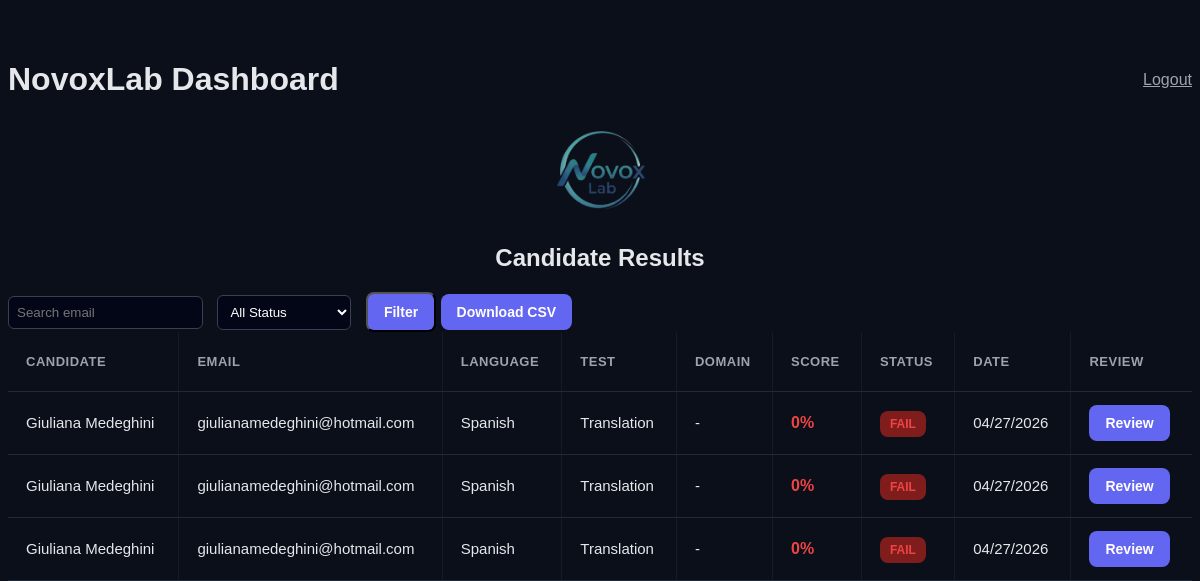
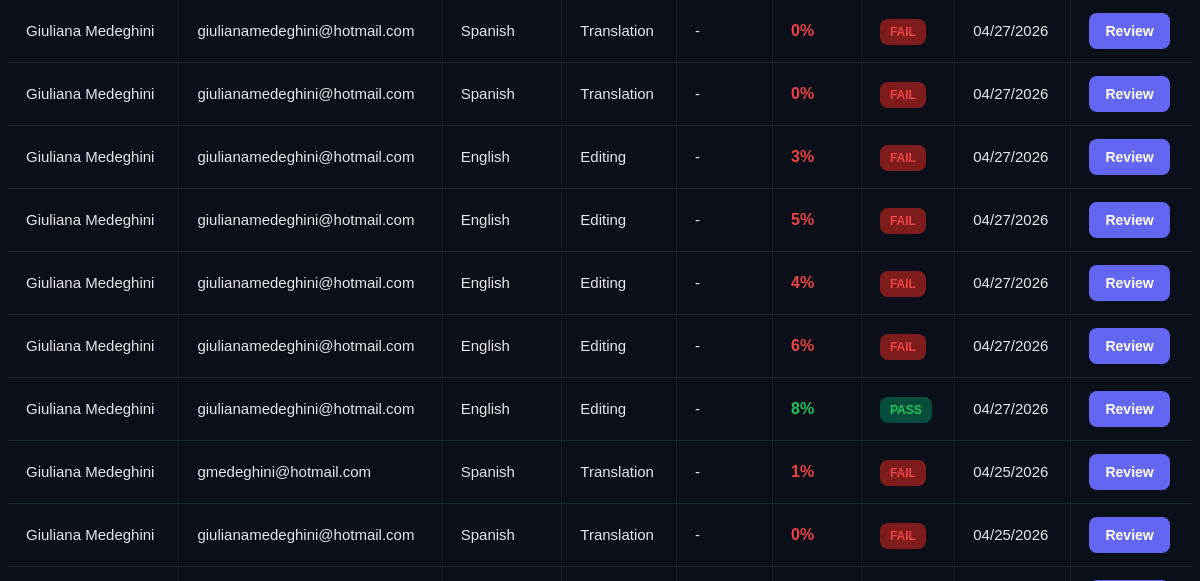
Page /dashboard (signed in, upper part) on the earlier database version (2 pictures, top to bottom).
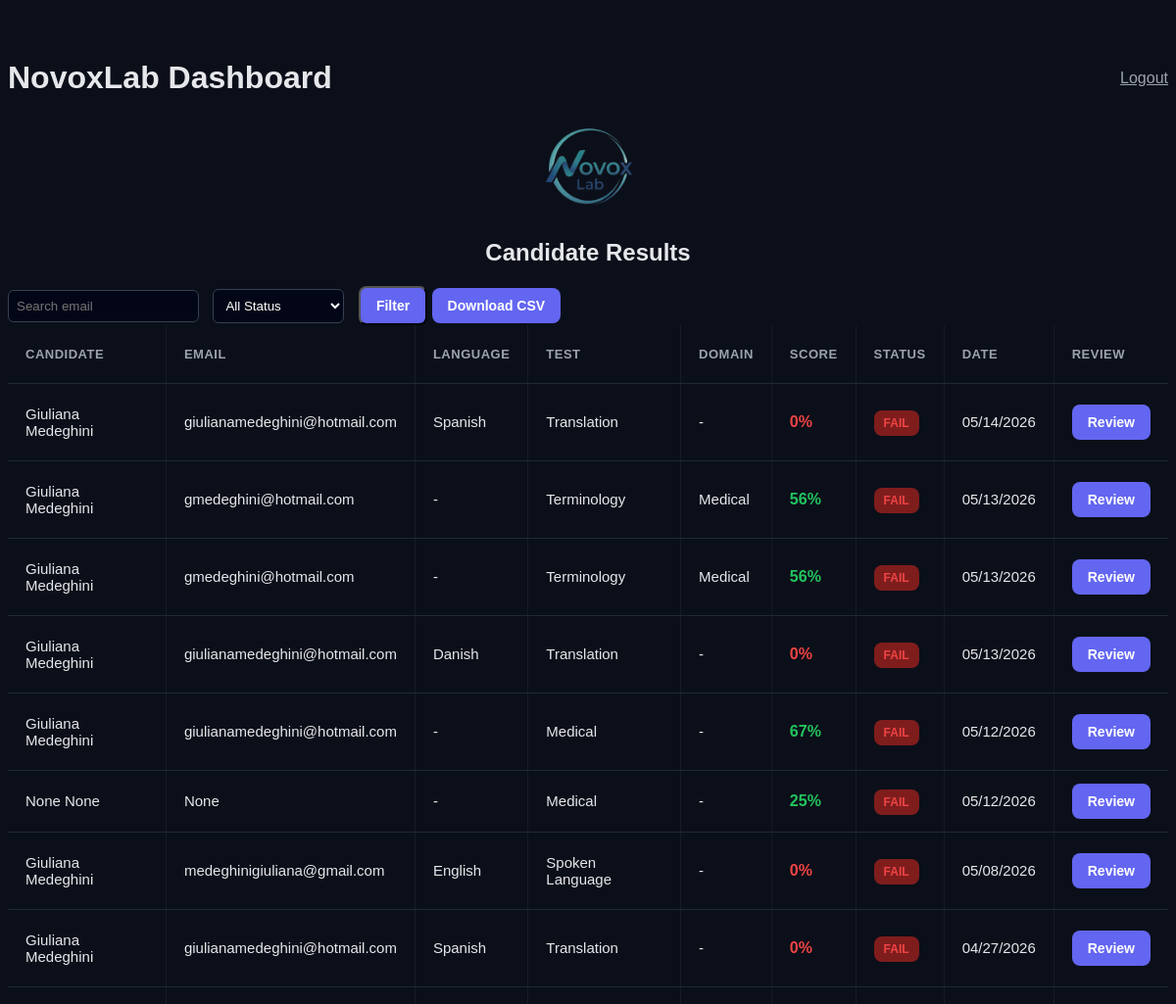
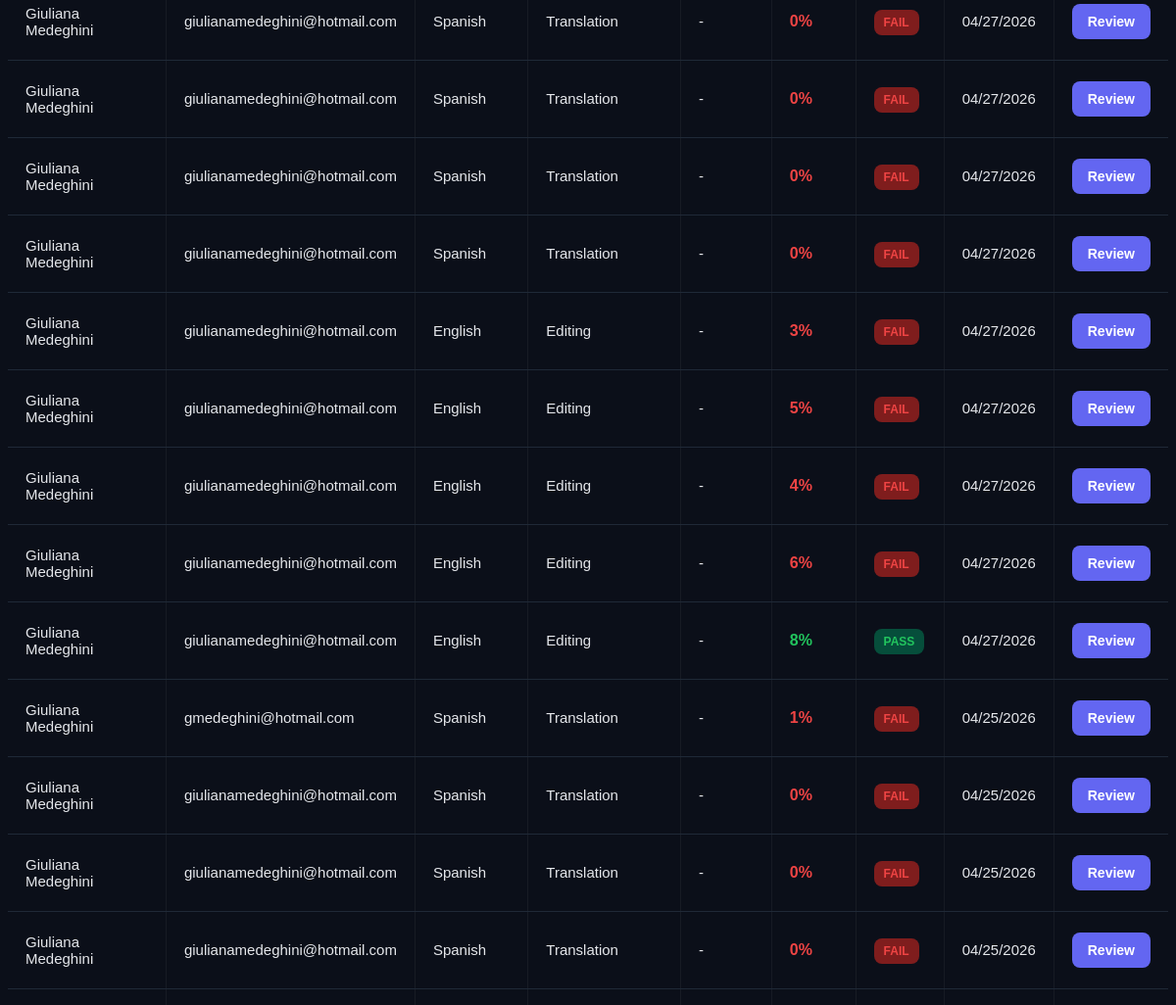
Same page on the later database version (2 pictures, top to bottom).
### tables this page shows
CREATE TABLE results (
        id INTEGER PRIMARY KEY AUTOINCREMENT,
        first_name TEXT,
        last_name TEXT,
        email TEXT,
        test_type TEXT,
        language TEXT,
        answer TEXT,

        translation_score TEXT,
        interpretation_score TEXT,
        status TEXT,

        audio1 TEXT,
        audio2 TEXT,
        audio3 TEXT,
        audio4 TEXT,

        transcription1 TEXT,
        transcription2 TEXT,
        transcription3 TEXT,
        transcription4 TEXT,

        created_at TEXT
    , editing_score TEXT, final_score REAL, post_edit_score TEXT, gleu_score REAL, bleu_score REAL, ter_score REAL, ai_component REAL, bleu_component REAL, ter_component REAL, t1_en TEXT, t2_en TEXT, t3_en TEXT, t4_en TEXT, flag TEXT, step1_original TEXT, step2_original TEXT, step1_answer TEXT, step2_answer TEXT, rev_transcription1 TEXT, rev_transcription2 TEXT, rev_transcription3 TEXT, rev_transcription4 TEXT, domain TEXT, terminology_results TEXT);

### app.py (the view)
@app.route("/dashboard")
def dashboard():
    try:
        if not session.get("logged_in"):
            return redirect(url_for("login"))
        conn = sqlite3.connect(DB_PATH)
        conn.row_factory = sqlite3.Row
        c = conn.cursor()
        search = request.args.get("search", "")
        status_filter = request.args.get("status", "")
        query = "SELECT * FROM results WHERE 1=1"
        params = []
        if search:
            query += " AND email LIKE ?"
            params.append(f"%{search}%")
        if status_filter:
            query += " AND status = ?"
            params.append(status_filter)
        query += " ORDER BY created_at DESC"
        c.execute(query, params)
        results = c.fetchall()
        conn.close()
        return render_template("dashboard.html", results=results)
    except Exception as e:
        return str(e)

### templates/dashboard.html (shortened to what this page needs)
<!DOCTYPE html>
<html>
<head>
</head>
<body>
<div class="container">
<div style="display:flex; justify-content:space-between; align-items:center;">
    <h1>NovoxLab Dashboard</h1>
    <a href="/logout" style="color:#9ca3af;">Logout</a>
</div>
<div style="text-align:center; margin-bottom:20px;">
  <img src="{{ url_for('static', filename='images/logo.png') }}" style="height:100px;">
  <h2>Candidate Results</h2>
</div>
<form method="GET">
  <input type="text" name="search" placeholder="Search email" value="{{ request.args.get('search', '') }}">
 <select name="status">
  <option value="">All Status</option>
 </select>
  <button class="button">Filter</button>
  <a href="/download" class="button">Download CSV</a>
</form>
<div class="table-wrapper">
<table>
  <thead>
    <tr>
      <th>Candidate</th>
      <th>Email</th>
      <th>Language</th>
      <th>Test</th>
      <th>Domain</th>
      <th>Score</th>
      <th>Status</th>
      <th>Date</th>
      <th>Review</th>
    </tr>
  </thead>
  <tbody>
    {% for r in results %}
    <tr {% if r.flag == "AI suspected" %}style="background:#1f2937;"{% endif %}>
      <td>{{ r.first_name }} {{ r.last_name }}</td>
      <td>{{ r.email }}</td>
      <td>{{ r.language or "-" }}</td>
      <td>
        {% if r.test_type == "post_editing" %}
          Post-MT Editing
        {% elif r.test_type == "language_test" %}
          Spoken Language
        {% elif r.test_type == "terminology" %}
          Terminology
        {% else %}
          {{ r.test_type|replace("_", " ")|title }}
        {% endif %}
      </td>
      <td>
        {{ r.domain.replace("_", " ")|title if r.domain else "-" }}
      </td>
      <td>
        <strong style="font-size:16px;">
          {% if r.final_score is not none %}
          {% set score = "%.0f"|format(r.final_score) %}
          {% if r.final_score >= 8 or r.final_score >= 80 %}
            <span style="color:#22c55e;">{{ score }}%</span>
          {% elif r.final_score >= 6 or r.final_score >= 60 %}
            <span style="color:#f59e0b;">{{ score }}%</span>
          {% else %}
            <span style="color:#ef4444;">{{ score }}%</span>
          {% endif %}
          {% else %}
            -
          {% endif %}
        </strong>
      </td>
      <td>
        {% if r.status == "PASSED" or r.status == "STRONG PASS" %}
          <span style="
            background:#064e3b;
            color:#22c55e;
            padding:6px 10px;
            border-radius:8px;
            font-size:12px;
            font-weight:bold;
          ">
            PASS
          </span>
        {% else %}
          <span style="
             background:#7f1d1d;
             color:#ef4444;
             padding:6px 10px;
             border-radius:8px;
             font-size:12px;
             font-weight:bold;
          ">
             FAIL
          </span>
         {% endif %}
       </td>
       <td>
         {{ r.created_at[5:7] }}/{{ r.created_at[8:10] }}/{{ r.created_at[0:4] }}
       </td>
       <td>
         <a href="/result/{{ r.id }}" class="button">
           Review
         </a>
       </td>
    </tr>
    {% endfor %}
  </tbody>
</table>
</div>
</div>
</body>
</html>

Differences in the rows shown:
added results: first_name "Giuliana", last_name "Medeghini", email "giulianamedeghini@hotmail.com", language "Spanish", test_type "Translation", domain.replace "-", score "0", status "FAIL", created_at "05", created_at "14", created_at "2026"
added results: first_name "Giuliana", last_name "Medeghini", email "gmedeghini@hotmail.com", language "-", test_type "Terminology", domain.replace "Medical", score "56", status "FAIL", created_at "05", created_at "13", created_at "2026"
added results: first_name "Giuliana", last_name "Medeghini", email "gmedeghini@hotmail.com", language "-", test_type "Terminology", domain.replace "Medical", score "56", status "FAIL", created_at "05", created_at "13", created_at "2026"
added results: first_name "Giuliana", last_name "Medeghini", email "giulianamedeghini@hotmail.com", language "Danish", test_type "Translation", domain.replace "-", score "0", status "FAIL", created_at "05", created_at "13", created_at "2026"
added results: first_name "Giuliana", last_name "Medeghini", email "giulianamedeghini@hotmail.com", language "-", test_type "Medical", domain.replace "-", score "67", status "FAIL", created_at "05", created_at "12", created_at "2026"
added results: first_name "None", last_name "None", email "None", language "-", test_type "Medical", domain.replace "-", score "25", status "FAIL", created_at "05", created_at "12", created_at "2026"
added results: first_name "Giuliana", last_name "Medeghini", email "medeghinigiuliana@gmail.com", language "English", test_type "Spoken Language", domain.replace "-", score "0", status "FAIL", created_at "05", created_at "08", created_at "2026"
now on this page (row unchanged): results: first_name "Giuliana", last_name "Medeghini", email "giulianamedeghini@hotmail.com", language "Spanish", test_type "Translation", domain.replace "-", score "0", status "FAIL", created_at "04", created_at "25", created_at "2026"
now on this page (row unchanged): results: first_name "Giuliana", last_name "Medeghini", email "giulianamedeghini@hotmail.com", language "Spanish", test_type "Translation", domain.replace "-", score "0", status "FAIL", created_at "04", created_at "25", created_at "2026"
